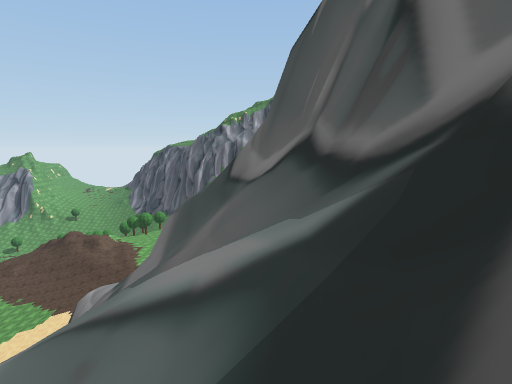
[1] (above)

12 first-person views from a walk through a Unity game level. The camera is 1.3 m above the floor, tilts 8° down and sees 80° across. The floor is counted in squares, 1 m on a side. Each view is taken from the middle of a square. On the plan, view 1 faces up. The plan holds only what a view shows up to about 14 squares ahead; the rest is blank. The place goes on beyond the plan. Some trees and plants on the terrain are drawn as simple stand-ins. The player is left out. Some animated figures are not drawn. Some surface patterns are stand-ins.

[2]
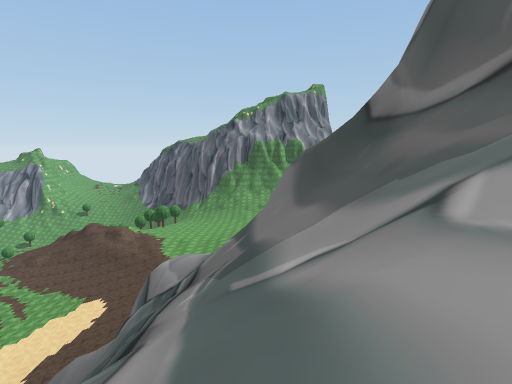

[3]
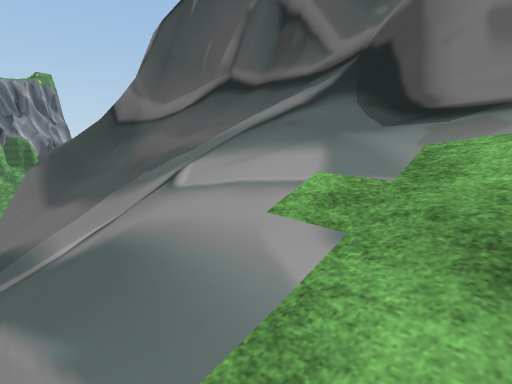

[4]
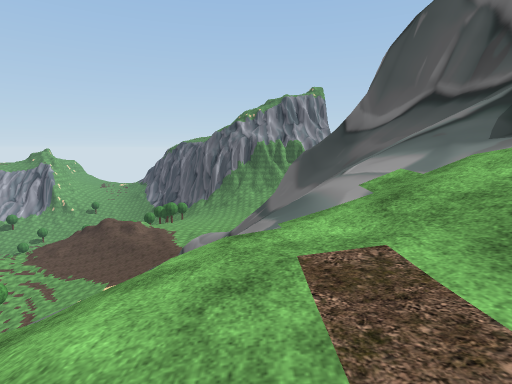

[5]
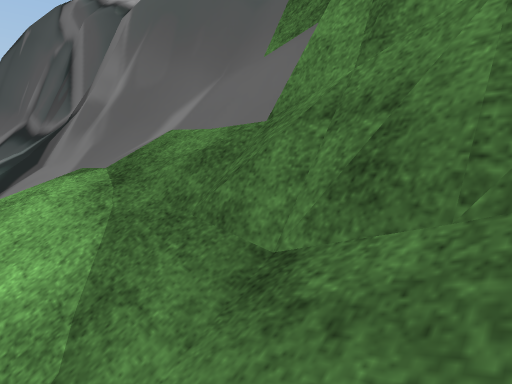

[6]
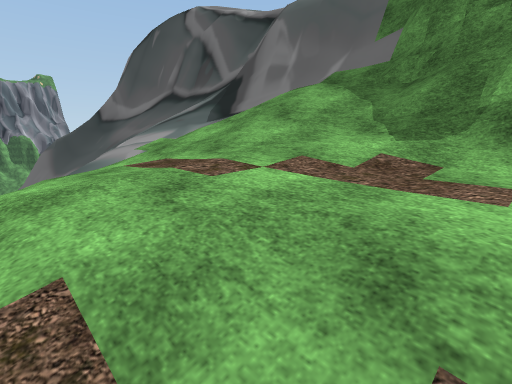

[7]
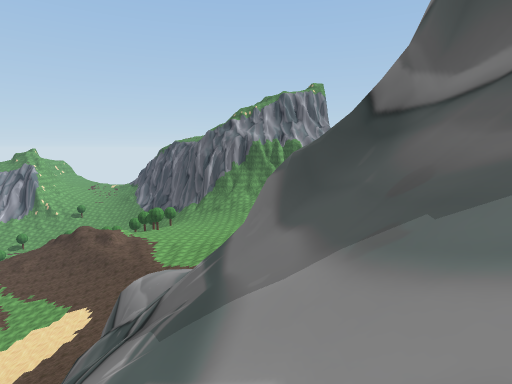

[8]
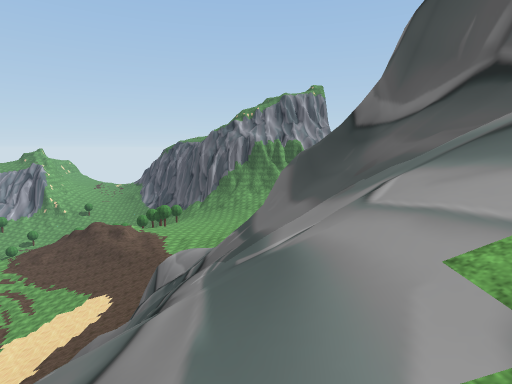

[9]
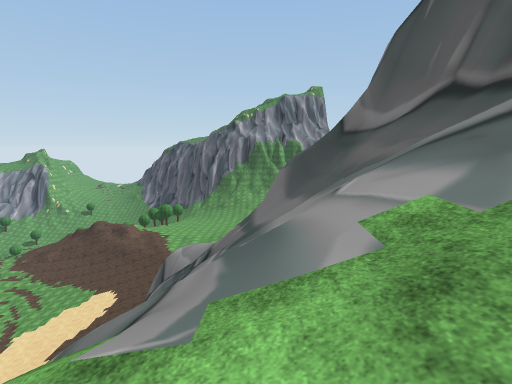

[10]
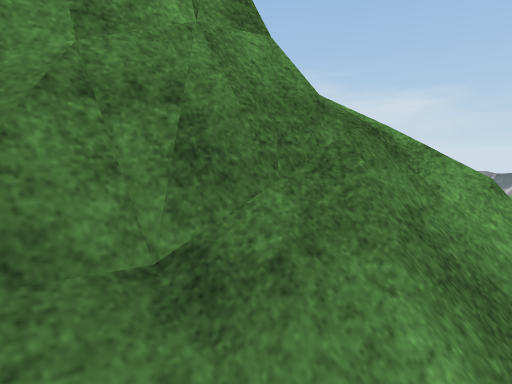

[11]
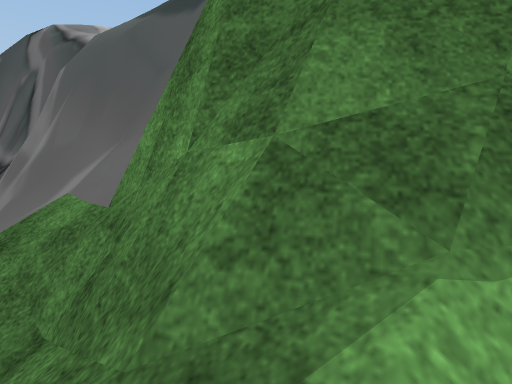

[12]
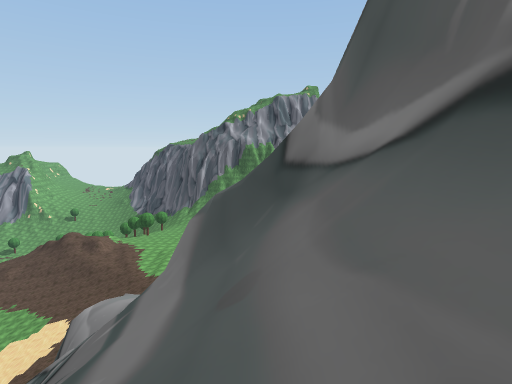

### Floor plan
Key: @ floor where view 1 was taken; # wall or solid block; x gap in a wall; . main floor; - floor 0.75 m lower than the main floor; : floor 1 m higher than the main floor; / step, stairs or slope; = window, fence, low wall or low ledge; v drop or lower ground.
Columns run from 15 left of view 1 to 3 right of it. Each row starts with its distance up from view 1.
 16    //////##
 15    ////// ####
 14    ///////==####
 13 ///  ///////==##
 12 x=////////////=#
 11   v////////////##
 10    /////////////#
  9    /////////////##
  8      ///////////##
  7       //////////=#
  6       //////////##
  5       ///////////#
  4     /////////////#
  3     /////////////#
  2      ////////////#
  1       //////////=#
  0        ////////@##
 -1        /////////##
 -2       //..//// /=##
 -3      ///..///////=#
 -4      //...://////=#
 -5       /..:://////##
 -6       /..:::////=#v
 -7       /...:/:///##
 -8       //.../////#v
 -9       -/....////=#v
-10       -//...  ///=#

Where each view was taken, in squares from view 1:
view 1: 0 up, 0 right, facing up
view 2: 0 up, 6 left, facing up
view 3: 2 down, 7 left, facing up-right
view 4: 7 down, 7 left, facing up
view 5: 8 down, 1 left, facing up-right
view 6: 10 down, 9 left, facing up-right
view 7: 3 up, 5 left, facing up
view 8: 2 down, 6 left, facing up
view 9: 4 down, 6 left, facing up
view 10: 6 down, 1 left, facing down-right
view 11: 10 down, 0 right, facing up-right
view 12: 4 up, 2 left, facing up
